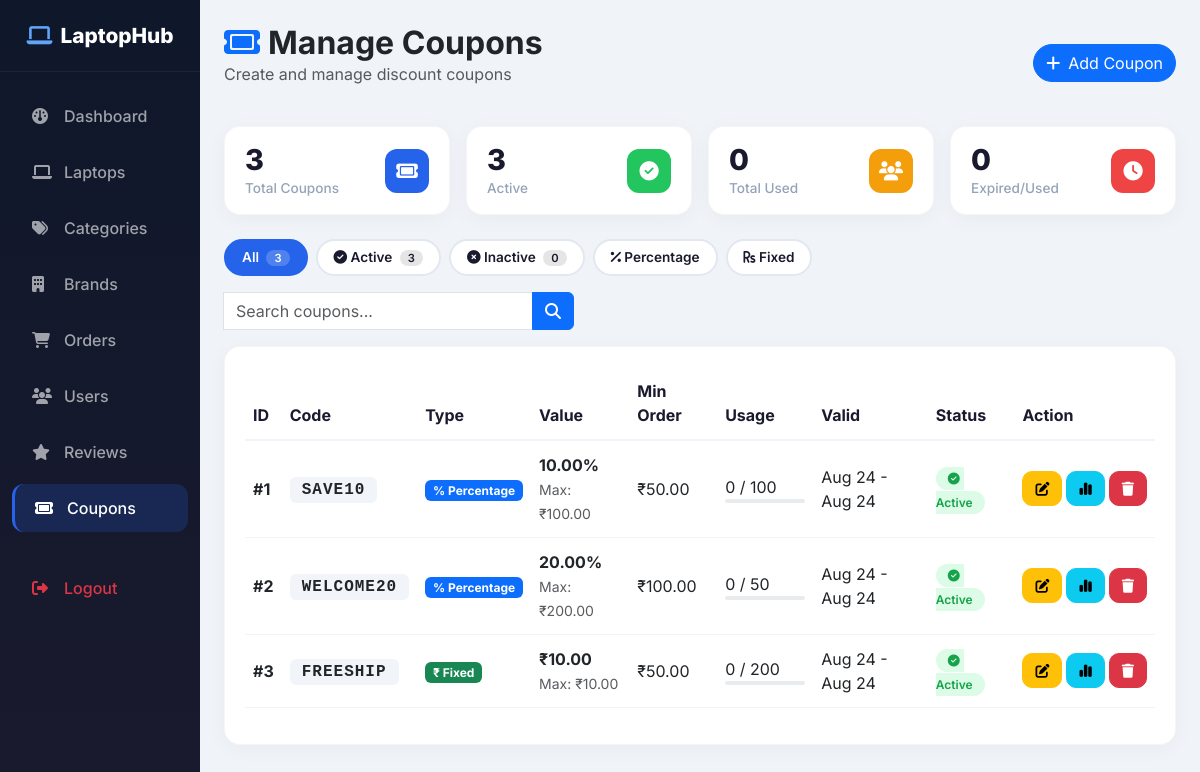
Screenshot of /coupons.php (signed in) with the database file from the repository.
### tables this page shows
CREATE TABLE coupons (
    id INT PRIMARY KEY AUTO_INCREMENT,
    code VARCHAR(50) UNIQUE NOT NULL,
    discount_type ENUM('percentage', 'fixed') DEFAULT 'percentage',
    discount_value DECIMAL(10,2) NOT NULL,
    min_order_amount DECIMAL(10,2) DEFAULT 0,
    max_discount DECIMAL(10,2),
    valid_from DATE NOT NULL,
    valid_to DATE NOT NULL,
    usage_limit INT DEFAULT 1,
    used_count INT DEFAULT 0,
    status ENUM('active', 'inactive') DEFAULT 'active',
    created_at TIMESTAMP DEFAULT CURRENT_TIMESTAMP
);

### coupons.php (the view, shortened to what this page needs)
<?php
require_once '../../includes/functions.php';
$search = isset($_GET['search']) ? trim($_GET['search']) : '';
$status_filter = isset($_GET['status']) ? $_GET['status'] : 'all';
$type_filter = isset($_GET['type']) ? $_GET['type'] : 'all';
$page = isset($_GET['page']) ? (int)$_GET['page'] : 1;
$limit = 10;
$offset = ($page - 1) * $limit;
$query = "SELECT * FROM coupons";
$query .= " ORDER BY created_at DESC LIMIT ? OFFSET ?";
try {
    $stmt = $pdo->prepare($query);
    $idx = 1;
    $stmt->bindValue($idx, $limit, PDO::PARAM_INT);
    $idx++;
    $stmt->bindValue($idx, $offset, PDO::PARAM_INT);
    $stmt->execute();
    $coupons = $stmt->fetchAll();
} catch (Exception $e) {
    $coupons = [];
}
$stmt = $pdo->query("SELECT COUNT(*) as total FROM coupons");
$total_coupons = $stmt->fetch()['total'];
$stmt = $pdo->query("SELECT COUNT(*) as total FROM coupons WHERE status = 'active'");
$active_coupons = $stmt->fetch()['total'];
$stmt = $pdo->query("SELECT COUNT(*) as total FROM coupons WHERE status = 'inactive'");
$inactive_coupons = $stmt->fetch()['total'];
$stmt = $pdo->query("SELECT COUNT(*) as total FROM coupons WHERE valid_to < CURDATE() AND status = 'active'");
$expired_coupons = $stmt->fetch()['total'];
$stmt = $pdo->query("SELECT COUNT(*) as total FROM coupons WHERE used_count >= usage_limit AND status = 'active'");
$used_coupons = $stmt->fetch()['total'];
$stmt = $pdo->query("SELECT SUM(used_count) as total_used FROM coupons");
$total_used = $stmt->fetch()['total_used'] ?? 0;
function getCouponTypeBadge($type) {
    if ($type == 'percentage') {
        return '<span class="badge bg-primary">% Percentage</span>';
    } else {
        return '<span class="badge bg-success">₹ Fixed</span>';
    }
}
?>
<!DOCTYPE html>
<html lang="en">
<head>
    <link href="https://cdn.jsdelivr.net/npm/bootstrap@5.3.0/dist/css/bootstrap.min.css" rel="stylesheet">
    <link rel="stylesheet" href="https://cdnjs.cloudflare.com/ajax/libs/font-awesome/6.4.0/css/all.min.css">
</head>
<body>
<div class="container-fluid">
    <div class="row">
        <nav class="col-md-2 d-md-block sidebar">
            <div class="brand"><i class="fas fa-laptop me-2"></i>LaptopHub</div>
            <ul class="nav flex-column mt-3">
                <li class="nav-item"><a class="nav-link" href="../dashboard.php"><i class="fas fa-dashboard"></i>Dashboard</a></li>
                <li class="nav-item"><a class="nav-link" href="laptops.php"><i class="fas fa-laptop"></i>Laptops</a></li>
                <li class="nav-item"><a class="nav-link" href="categories.php"><i class="fas fa-tags"></i>Categories</a></li>
                <li class="nav-item"><a class="nav-link" href="brands.php"><i class="fas fa-building"></i>Brands</a></li>
                <li class="nav-item"><a class="nav-link" href="orders.php"><i class="fas fa-shopping-cart"></i>Orders</a></li>
                <li class="nav-item"><a class="nav-link" href="users.php"><i class="fas fa-users"></i>Users</a></li>
                <li class="nav-item"><a class="nav-link" href="reviews.php"><i class="fas fa-star"></i>Reviews</a></li>
                <li class="nav-item"><a class="nav-link active" href="coupons.php"><i class="fas fa-ticket"></i>Coupons</a></li>
                <li class="nav-item mt-4"><a class="nav-link text-danger" href="../logout.php"><i class="fas fa-sign-out-alt"></i>Logout</a></li>
            </ul>
        </nav>
        <main class="col-md-10 ms-sm-auto px-4 main-content">
            <div class="d-flex justify-content-between align-items-center mb-4 animate-fade-in">
                <div>
                    <h1 class="h2 fw-bold mb-0">
                        <i class="fas fa-ticket text-primary me-2"></i>Manage Coupons
                    </h1>
                    <p class="text-muted">Create and manage discount coupons</p>
                </div>
                <a href="add_coupon.php" class="btn btn-primary rounded-pill">
                    <i class="fas fa-plus me-2"></i>Add Coupon
                </a>
            </div>
            <div class="row g-3 mb-4">
                <div class="col-md-3 col-6 animate-fade-in delay-1">
                    <div class="stat-card blue">
                        <div class="d-flex justify-content-between align-items-center">
                            <div>
                                <div class="stat-number"><?= $total_coupons ?></div>
                                <div class="stat-label">Total Coupons</div>
                            </div>
                            <div class="stat-icon"><i class="fas fa-ticket"></i></div>
                        </div>
                    </div>
                </div>
                <div class="col-md-3 col-6 animate-fade-in delay-2">
                    <div class="stat-card green">
                        <div class="d-flex justify-content-between align-items-center">
                            <div>
                                <div class="stat-number"><?= $active_coupons ?></div>
                                <div class="stat-label">Active</div>
                            </div>
                            <div class="stat-icon"><i class="fas fa-check-circle"></i></div>
                        </div>
                    </div>
                </div>
                <div class="col-md-3 col-6 animate-fade-in delay-3">
                    <div class="stat-card orange">
                        <div class="d-flex justify-content-between align-items-center">
                            <div>
                                <div class="stat-number"><?= $total_used ?></div>
                                <div class="stat-label">Total Used</div>
                            </div>
                            <div class="stat-icon"><i class="fas fa-users"></i></div>
                        </div>
                    </div>
                </div>
                <div class="col-md-3 col-6 animate-fade-in delay-4">
                    <div class="stat-card red">
                        <div class="d-flex justify-content-between align-items-center">
                            <div>
                                <div class="stat-number"><?= $expired_coupons + $used_coupons ?></div>
                                <div class="stat-label">Expired/Used</div>
                            </div>
                            <div class="stat-icon"><i class="fas fa-clock"></i></div>
                        </div>
                    </div>
                </div>
            </div>
            <div class="d-flex flex-wrap gap-2 mb-3">
                <a href="?status=all" class="filter-btn <?= $status_filter == 'all' ? 'active' : '' ?>">
                    All <span class="badge-count"><?= $total_coupons ?></span>
                </a>
                <a href="?status=active" class="filter-btn <?= $status_filter == 'active' ? 'active' : '' ?>">
                    <i class="fas fa-check-circle"></i> Active <span class="badge-count"><?= $active_coupons ?></span>
                </a>
                <a href="?status=inactive" class="filter-btn <?= $status_filter == 'inactive' ? 'active' : '' ?>">
                    <i class="fas fa-times-circle"></i> Inactive <span class="badge-count"><?= $inactive_coupons ?></span>
                </a>
                <a href="?type=percentage" class="filter-btn <?= $type_filter == 'percentage' ? 'active' : '' ?>">
                    <i class="fas fa-percent"></i> Percentage
                </a>
                <a href="?type=fixed" class="filter-btn <?= $type_filter == 'fixed' ? 'active' : '' ?>">
                    <i class="fas fa-rupee-sign"></i> Fixed
                </a>
            </div>
            <form method="GET" class="mb-3">
                <div class="input-group" style="max-width: 350px;">
                    <input type="text" name="search" class="form-control" placeholder="Search coupons..." value="<?= htmlspecialchars($search) ?>">
                    <button type="submit" class="btn btn-primary"><i class="fas fa-search"></i></button>
                </div>
            </form>
            <div class="table-container">
                <div class="table-responsive">
                    <table class="table">
                        <thead>
                            <tr>
                                <th>ID</th>
                                <th>Code</th>
                                <th>Type</th>
                                <th>Value</th>
                                <th>Min Order</th>
                                <th>Usage</th>
                                <th>Valid</th>
                                <th>Status</th>
                                <th>Action</th>
                            </tr>
                        </thead>
                        <tbody>
                            <?php if (empty($coupons)): ?>
                                <tr>
                                    <td colspan="9" class="text-center py-4 text-muted">
                                        <i class="fas fa-ticket fa-2x d-block mb-2"></i>
                                        No coupons found
                                    </td>
                                </tr>
                            <?php else: ?>
                                <?php foreach ($coupons as $coupon):
                                    $status_class = 'active';
                                    $status_text = 'Active';
                                ?>
                                    <tr>
                                        <td><span class="fw-bold">#<?= $coupon['id'] ?></span></td>
                                        <td>
                                            <span class="coupon-code"><?= htmlspecialchars($coupon['code']) ?></span>
                                        </td>
                                        <td><?= getCouponTypeBadge($coupon['discount_type']) ?></td>
                                        <td>
                                            <?php if ($coupon['discount_type'] == 'percentage'): ?>
                                                <span class="fw-bold"><?= $coupon['discount_value'] ?>%</span>
                                            <?php else: ?>
                                                <span class="fw-bold">₹<?= number_format($coupon['discount_value'], 2) ?></span>
                                            <?php endif; ?>
                                            <?php if ($coupon['max_discount']): ?>
                                                <br><small class="text-muted">Max: ₹<?= number_format($coupon['max_discount'], 2) ?></small>
                                            <?php endif; ?>
                                        </td>
                                        <td>₹<?= number_format($coupon['min_order_amount'], 2) ?></td>
                                        <td>
                                            <div class="d-flex flex-column">
                                                <span><?= $coupon['used_count'] ?> / <?= $coupon['usage_limit'] ?></span>
                                                <div class="progress" style="height: 4px; width: 80px;">
                                                </div>
                                            </div>
                                        </td>
                                        <td>
                                            <div><?= date('M d', strtotime($coupon['valid_from'])) ?> - <?= date('M d', strtotime($coupon['valid_to'])) ?></div>
                                        </td>
                                        <td>
                                            <span class="badge-status <?= $status_class ?>">
                                                <i class="fas <?= $status_class == 'active' ? 'fa-check-circle' : ($status_class == 'inactive' ? 'fa-times-circle' : ($status_class == 'expired' ? 'fa-clock' : 'fa-check')) ?>"></i>
                                                <?= $status_text ?>
                                            </span>
                                        </td>
                                        <td>
                                            <div class="d-flex gap-1">
                                                <a href="edit_coupon.php?id=<?= $coupon['id'] ?>"
                                                   class="btn btn-sm btn-warning" title="Edit Coupon">
                                                    <i class="fas fa-edit"></i>
                                                </a>
                                                <button class="btn btn-sm btn-info"
                                                        title="View Usage"
                                                        onclick="showUsage(<?= $coupon['id'] ?>, '<?= htmlspecialchars($coupon['code']) ?>')">
                                                    <i class="fas fa-chart-simple"></i>
                                                </button>
                                                <a href="delete_coupon.php?id=<?= $coupon['id'] ?>"
                                                   class="btn btn-sm btn-danger"
                                                   onclick="return confirm('Are you sure you want to delete this coupon?')"
                                                   title="Delete Coupon">
                                                    <i class="fas fa-trash"></i>
                                                </a>
                                            </div>
                                        </td>
                                    </tr>
                                <?php endforeach; ?>
                            <?php endif; ?>
                        </tbody>
                    </table>
                </div>
            </div>
        </main>
    </div>
</div>
</body>
</html>

### rows the page displays
coupons: id "1", code "SAVE10", discount_type "% Percentage", discount_value "10.00", max_discount "100.00", min_order_amount "50.00", used_count "0", usage_limit "100", valid_from "Aug 24", valid_to "Aug 24", status_text "Active"
coupons: id "2", code "WELCOME20", discount_type "% Percentage", discount_value "20.00", max_discount "200.00", min_order_amount "100.00", used_count "0", usage_limit "50", valid_from "Aug 24", valid_to "Aug 24", status_text "Active"
coupons: id "3", code "FREESHIP", discount_type "₹ Fixed", discount_value "10.00", max_discount "10.00", min_order_amount "50.00", used_count "0", usage_limit "200", valid_from "Aug 24", valid_to "Aug 24", status_text "Active"

### other values shown
$total_coupons "3"
$active_coupons "3"
$total_used "0"
$expired_coupons + $used_coupons "0"
$inactive_coupons "0"
